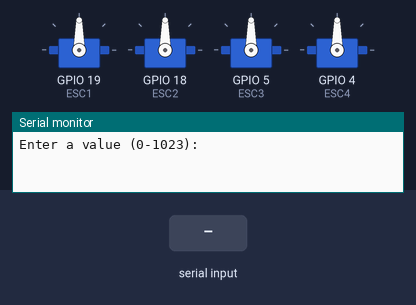
A sketch run on a simulated ESP32. Shown: 4 × servo, the last lines printed to the serial monitor. The inputs (shaded band) are chosen by the test bench.

Above: at 6.6 s.
6.7 s: "0\n" received over Serial
At 7.1 s:
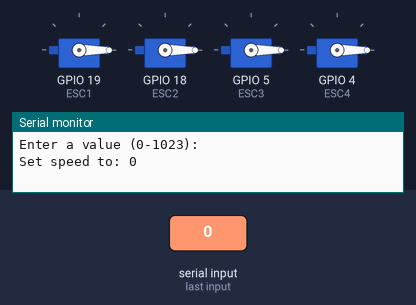
8.2 s: "30,150\n" received over Serial
At 9.4 s:
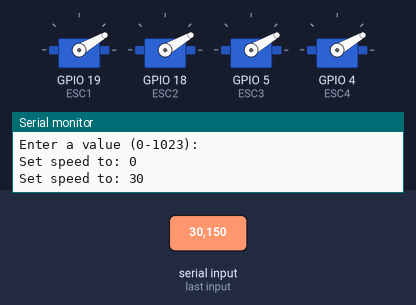
9.7 s: "200\n" received over Serial
At 10.6 s:
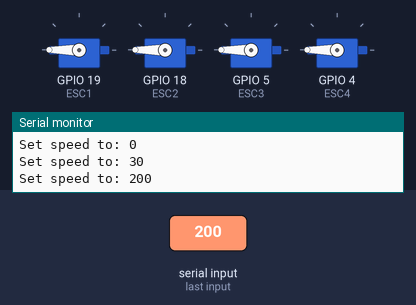
11.2 s: "90,45\n" received over Serial
At 11.7 s:
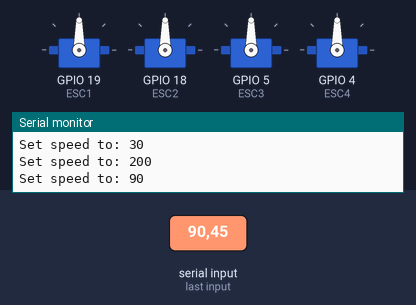
Timing chart, 0 to 13.7 s (numbered marks = the images above; inputs shaded):
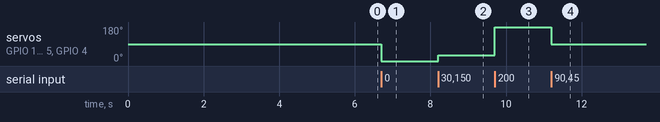

The sketch:

motor_test.ino
```cpp
#include <ESP32Servo.h>

Servo ESC1;  // Servo object for ESC on pin 9
Servo ESC2;  // Servo object for ESC on pin 10
Servo ESC3;  // Servo object for ESC on pin 11
Servo ESC4;  // Servo object for ESC on pin 12
int ESCfreq = 500;
int currentSpeed = 1000;  // Stores the last speed value to be sent continuously

void setup() {
  Serial.begin(115200);
  ESP32PWM::allocateTimer(0);
  ESP32PWM::allocateTimer(1);
  ESP32PWM::allocateTimer(2);
  ESP32PWM::allocateTimer(3);

  delay(1000);
  ESC1.attach(19, 1000, 2000);
  delay(1000);
  ESC1.setPeriodHertz(ESCfreq);
  delay(100);
  ESC2.attach(18, 1000, 2000);
  delay(1000);
  ESC2.setPeriodHertz(ESCfreq);
  delay(100);
  ESC3.attach(5, 1000, 2000);
  delay(1000);
  ESC3.setPeriodHertz(ESCfreq);
  delay(100);
  ESC4.attach(4, 1000, 2000);  // Attach ESC1 to pin 9 with pulse range from 1000 to 2000 µs
  delay(1000);
  ESC4.setPeriodHertz(ESCfreq);
  delay(100);

  // ESC1.writeMicroseconds(1000);
  // ESC2.writeMicroseconds(1000);
  // ESC3.writeMicroseconds(1000);
  // ESC4.writeMicroseconds(1000);  // Initialize serial communication at 9600 baud
  Serial.println("Enter a value (0-1023):");
}

void loop() {
  // Check if a complete line of input is available from the Serial Monitor
  if (Serial.available() > 0) {
    String input = Serial.readStringUntil('\n');  // Read until newline
    int newValue = input.toInt();                 // Convert the input to an integer

    // If the conversion returns 0 and the input isn't "0", it might be an invalid number.
    // You may want to add additional error checking here.
    if (newValue != 0 || input == "0") {
      // Map the input value (0-1023) to the expected ESC range (0-180)
      currentSpeed = newValue;
      // currentSpeed = map(newValue, 1000, 2000, 0, 100);
      Serial.print("Set speed to: ");
      Serial.println(currentSpeed);
      ESC1.write(currentSpeed);  // Send speed to ESC1
      ESC2.write(currentSpeed);  // Send speed to ESC1
      ESC3.write(currentSpeed);  // Send speed to ESC1
      ESC4.write(currentSpeed);  // Send speed to ESC1
    }
  }

  // Continuously send the current speed value to each ESC
}
```

Measured:
- after the input at 6.7 s, servo on GPIO 19 (ESC1), servo on GPIO 18 (ESC2), servo on GPIO 5 (ESC3), servo on GPIO 4 (ESC4): 90° → 0° at once
- after the input at 8.2 s, servo on GPIO 19 (ESC1), servo on GPIO 18 (ESC2), servo on GPIO 5 (ESC3), servo on GPIO 4 (ESC4): 0° → 30° at once
- after the input at 9.7 s, servo on GPIO 19 (ESC1), servo on GPIO 18 (ESC2), servo on GPIO 5 (ESC3), servo on GPIO 4 (ESC4): 30° → 180° at once
- after the input at 11.2 s, servo on GPIO 19 (ESC1), servo on GPIO 18 (ESC2), servo on GPIO 5 (ESC3), servo on GPIO 4 (ESC4): 180° → 90° at once
